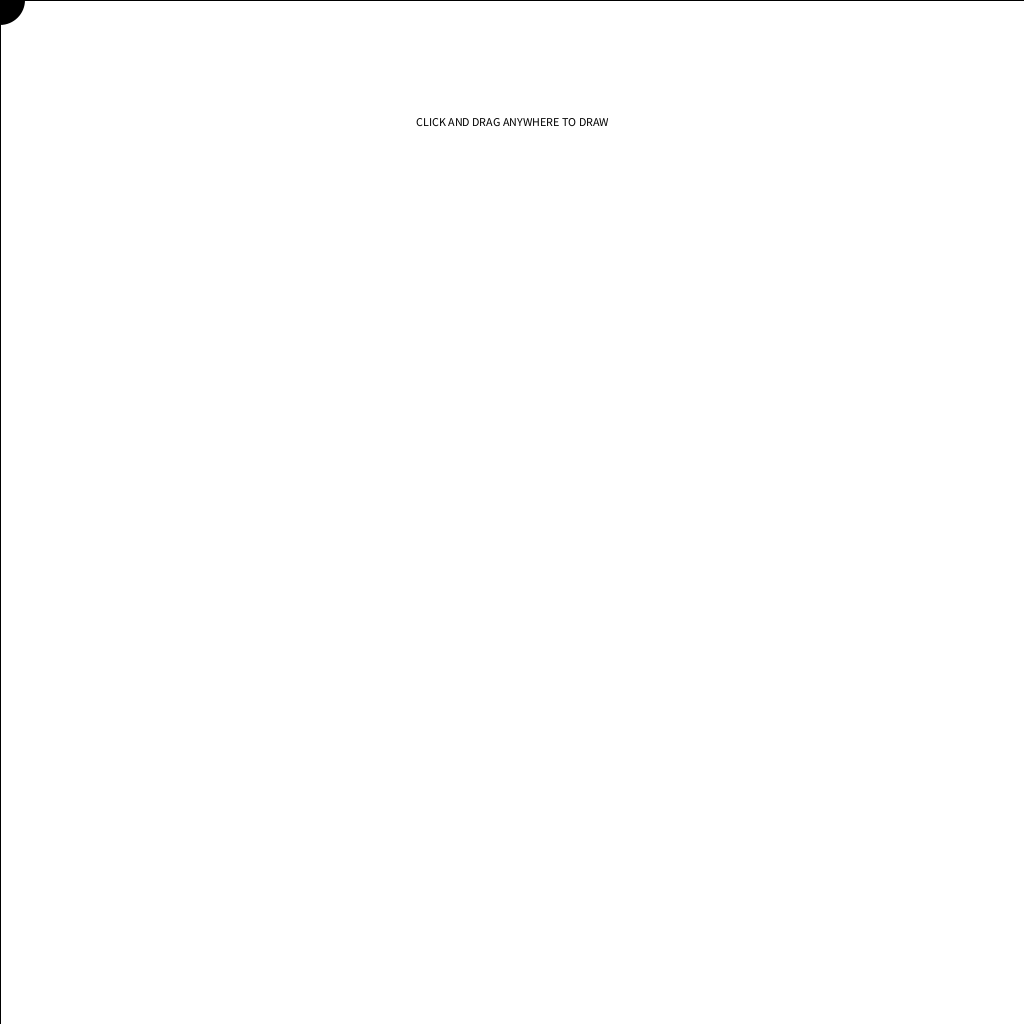
Frame 1 (no input)
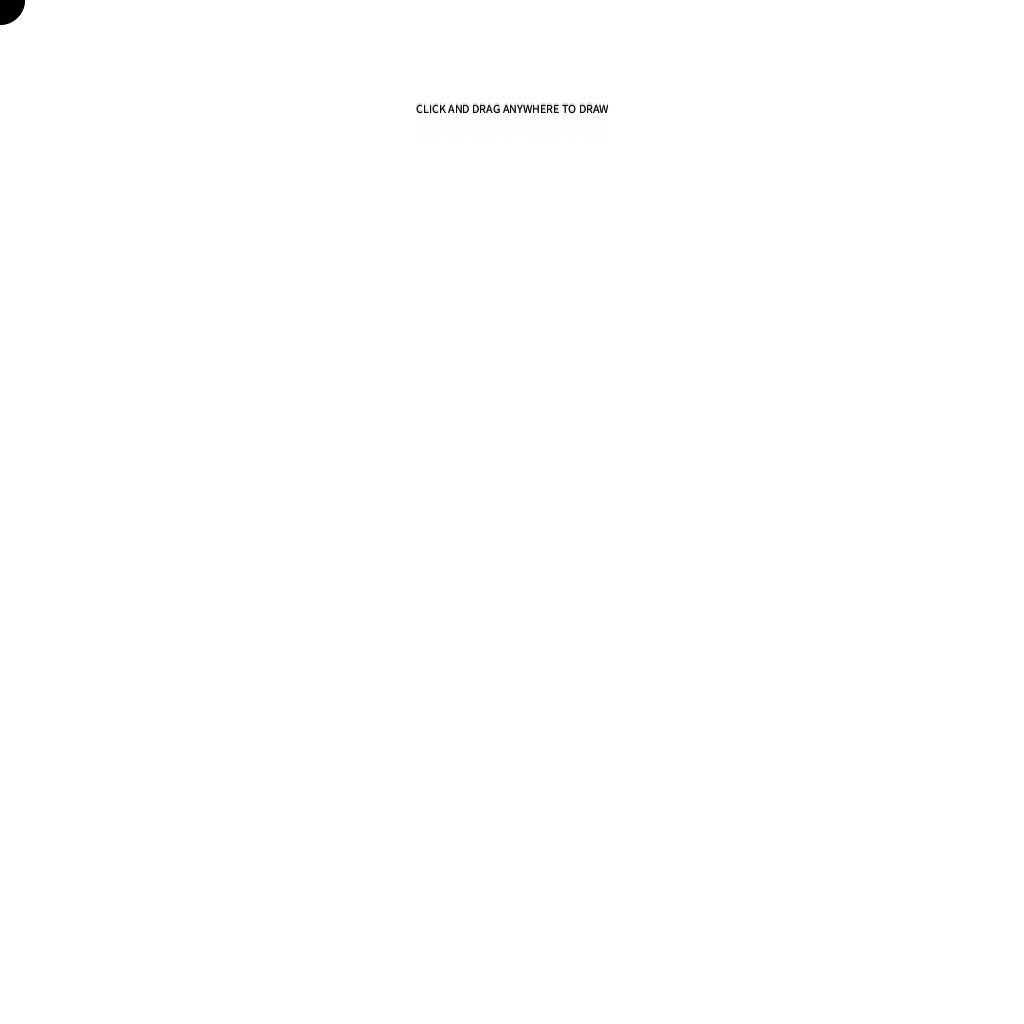
Frame 60 (the mouse pressed at the canvas centre just before this capture)
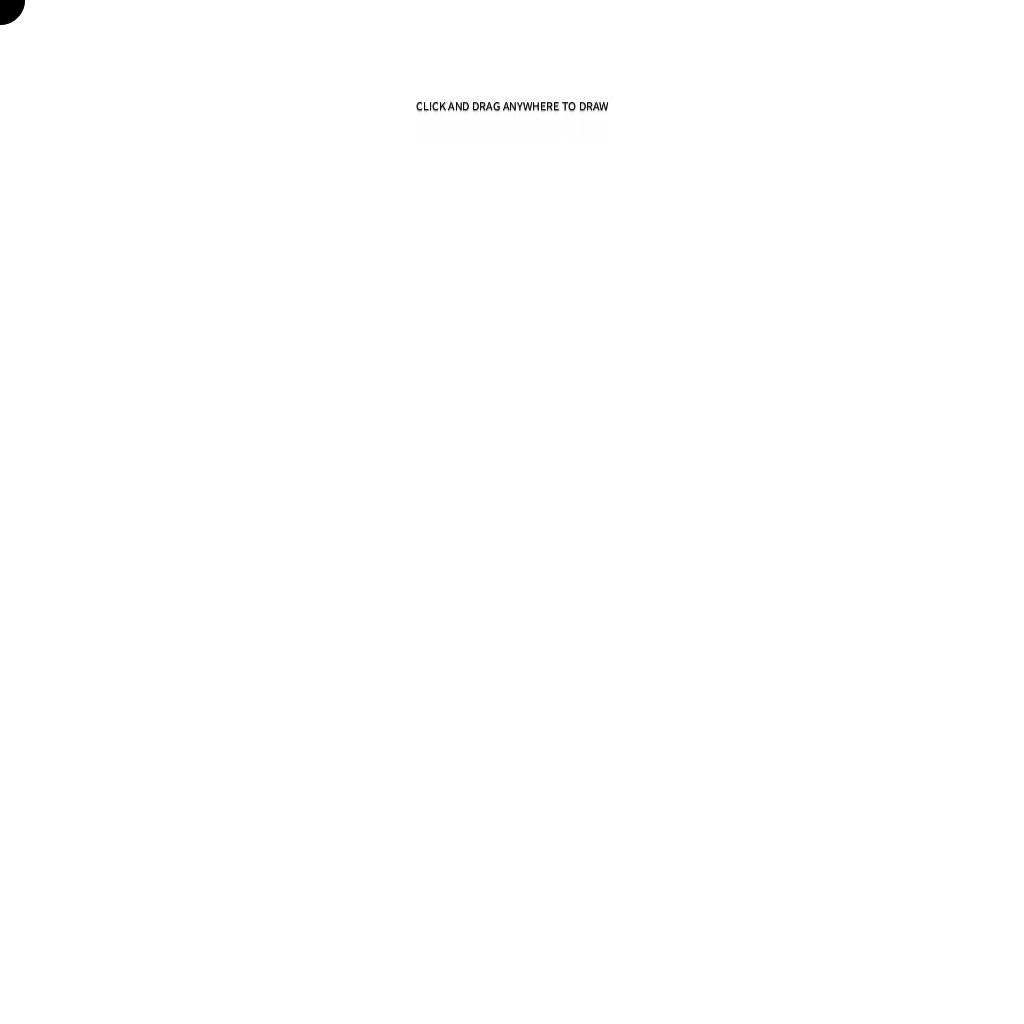
Frame 120 (the mouse held since frame 60 and released just before this capture)

The Processing sketch that drew these frames (run headless with seeded random() and noise(); from frame 60 on, the mouse is pressed at the canvas centre):

// Processing sketch: A2R3_themouse_reactivepiece
// ── A2R3_themouse_reactivepiece.pde
PVector dot;

void setup(){
  size(1024, 1024);
  background(255);
  textAlign(CENTER);
  rectMode(CENTER);
  
  dot = new PVector();
}

void draw(){
  fill(255, 125);
  rect(width/2, height/2, width, height);
  
  if(mousePressed && (mouseButton == LEFT)) {
    dot.set(mouseX, mouseY);
    
    noStroke();
    fill(#E8BC0C);
    circle(dot.x, dot.y, 50);
  } else {
    
    noStroke();
    fill(0);
    
    text("CLICK AND DRAG ANYWHERE TO DRAW", 512, 125 + sin(frameCount*0.09)*15);
    circle(dot.x, dot.y, 50);
  }
}
